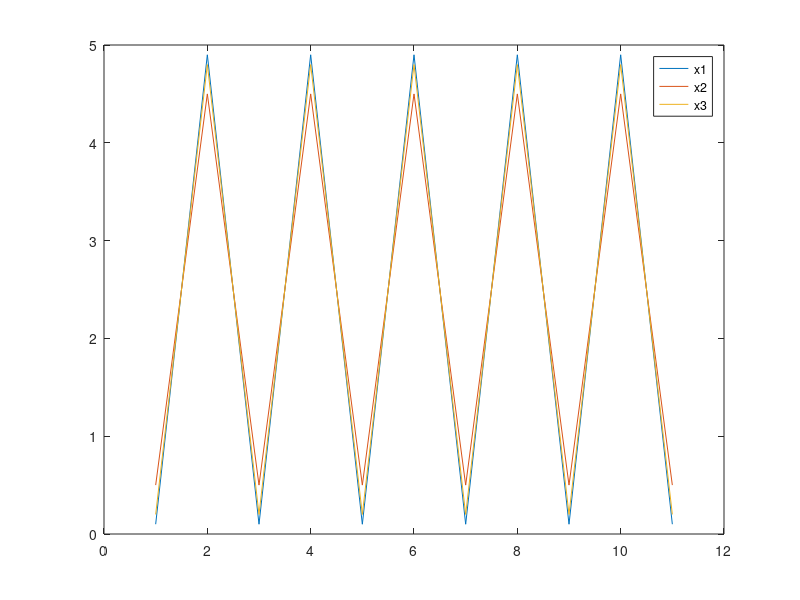

Recreate this plot in MATLAB.
Df = [-1 0 0;0 -1 0;0 0 -1];
Di = [1 1 1];

Af = Df*Df';
Ai = Di*Di';
Bf = Df*Di';

Lg = [Af Bf;Bf' Ai];

xf(1:3,1) = [0.1;0.5;0.2];
%====
%UPDATE

for k = 1:10
xf(1:3,k+1) = -Af*xf(1:3,k)-Bf*5;
end

%====
%PLOT

plot(xf(1,:));
hold on
plot(xf(2,:));
plot(xf(3,:));
legend('x1','x2','x3');